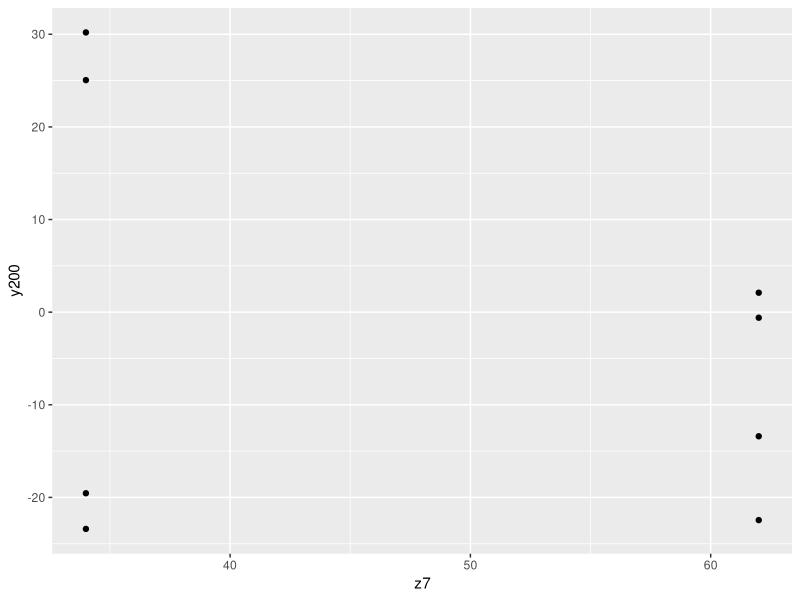
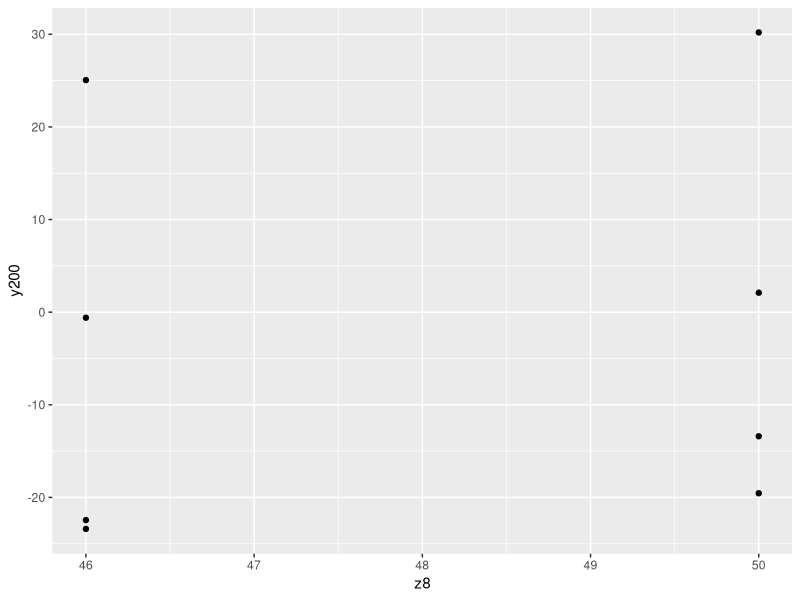
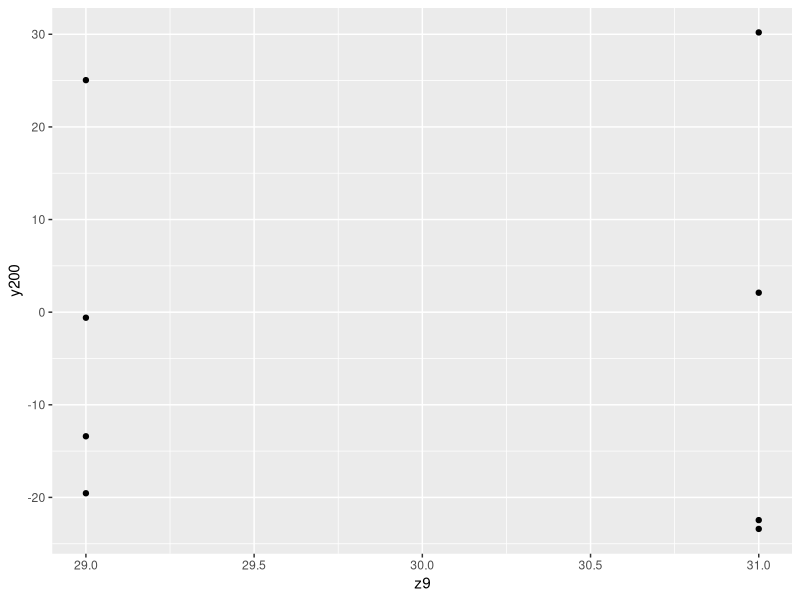
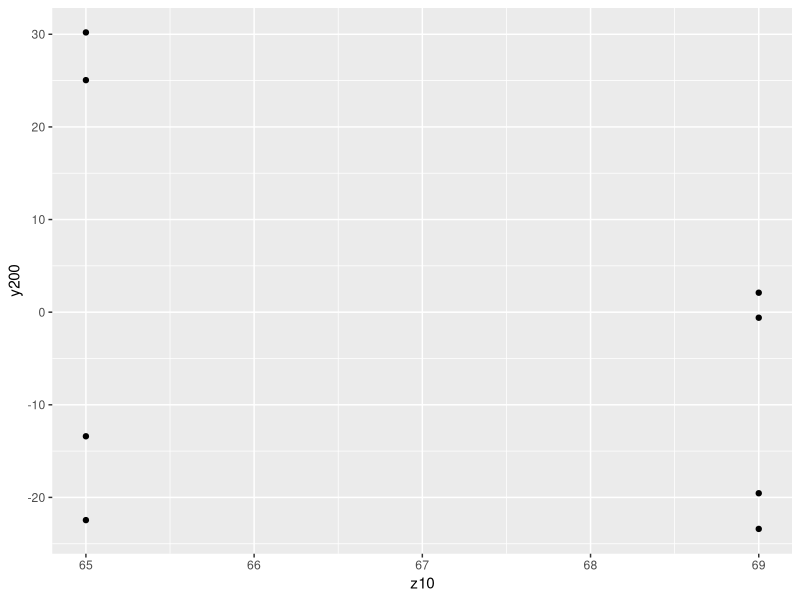
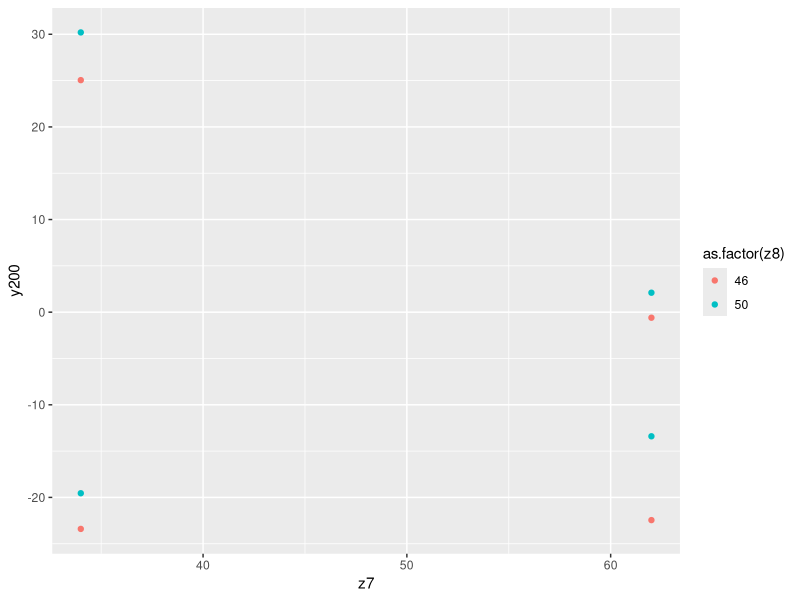
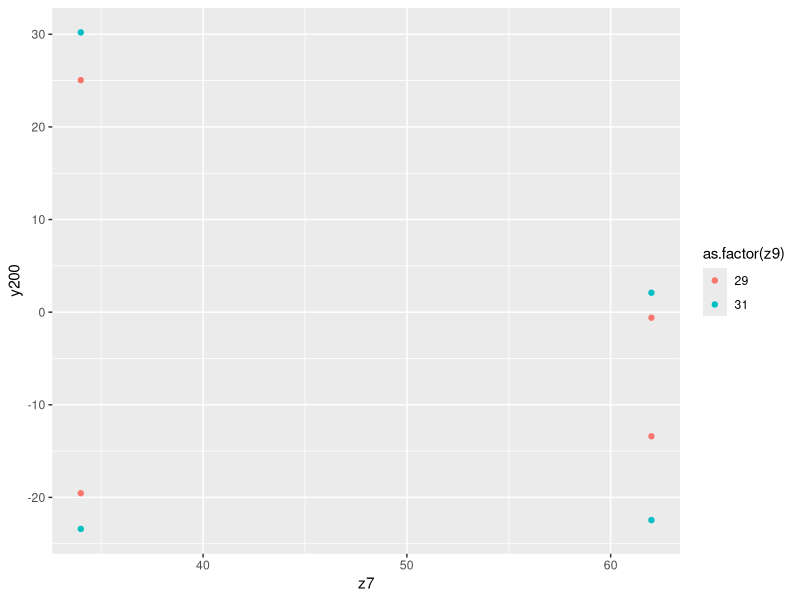
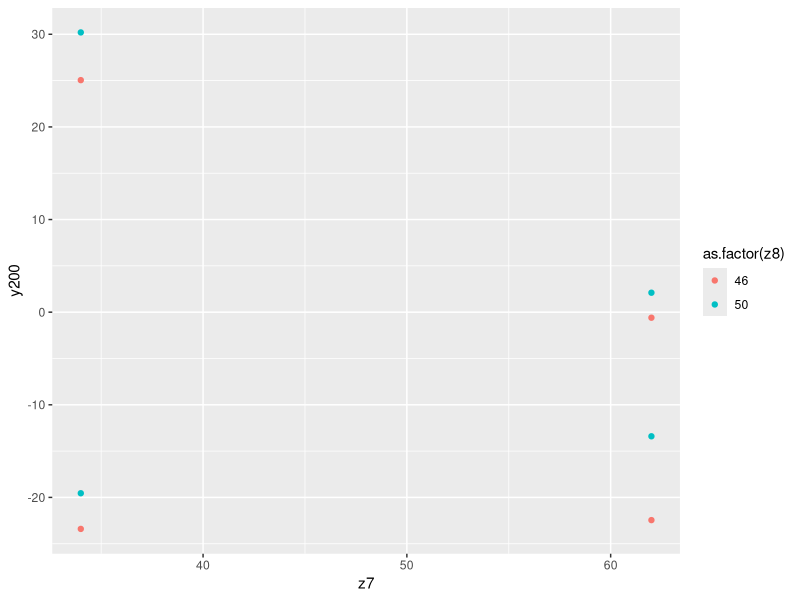
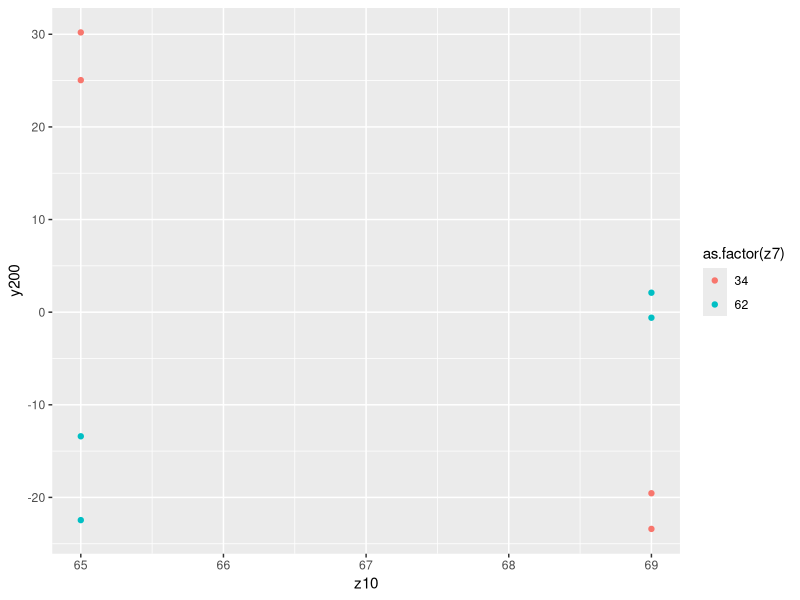

The R source for these figures, in order:
library(ggplot2)

fact.df <- read.delim("half_factorial1.tsv")

fact.df
summary(fact.df)

fact.model <- aov(y200 ~ as.factor(z7) + as.factor(z8) + as.factor(z9) + as.factor(z10), 
    data=fact.df)
summary(fact.model)

fact.model <- aov(y200 ~ as.factor(z7)*as.factor(z10) + as.factor(z8) * as.factor(z9), 
                  data=fact.df)
summary(fact.model)


ggplot(data=fact.df) + geom_point(aes(x=z7, y=y200))

ggplot(data=fact.df) + geom_point(aes(x=z8, y=y200))

ggplot(data=fact.df) + geom_point(aes(x=z9, y=y200))

ggplot(data=fact.df) + geom_point(aes(x=z10, y=y200))

ggplot(data=fact.df) + geom_point(aes(x=z7, y=y200, color=as.factor(z8)))

ggplot(data=fact.df) + geom_point(aes(x=z7, y=y200, color=as.factor(z9)))

ggplot(data=fact.df) + geom_point(aes(x=z7, y=y200, color=as.factor(z8)))

ggplot(data=fact.df) + geom_point(aes(x=z10, y=y200, color=as.factor(z7)))

ggplot(data=fact.df) + geom_point(aes(x=z8, y=y200, color=as.factor(z9)))


##################
## Expeirment 2:
## Only using z7 and z10, but using 3 levels for each 
## to estimate potential quadratic effects

experim.2 <- read.delim("z7-z10.tsv")
summary(experim.2)

ggplot(data=experim.2) + geom_point(aes(x=z7, y=y300, color=as.factor(z10)))

poly.model <- lm(y300 ~ poly(z7, z10, degree=2), 
                  data=experim.2)
summary(poly.model)

interact.model <- lm(y300 ~ z7*z10, data=experim.2)
summary(interact.model)


